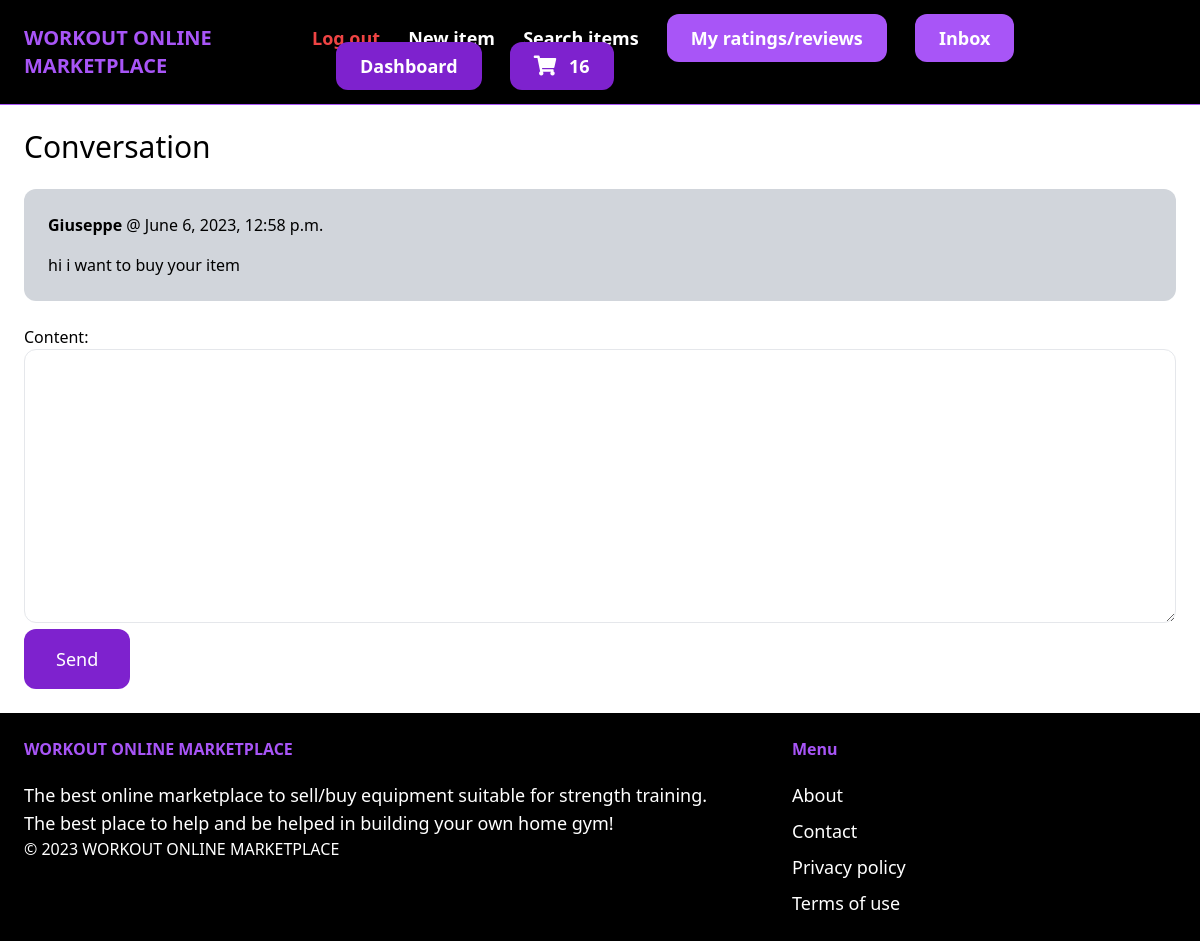
Page /inbox/3/ (signed in) on the committed database.
### core/models.py (models this page shows, shortened)
class Cart(models.Model):
    id = models.UUIDField(primary_key=True, default=uuid.uuid4)
    user = models.ForeignKey(User, on_delete=models.CASCADE)
    completed = models.BooleanField(default=False)
    @property
    def numOfItems(self):
        cartItems = self.cartItems.all()
        quantity = sum([item.quantity for item in cartItems])
        return quantity

class CartItem(models.Model):
    item = models.ForeignKey(Item, on_delete=models.CASCADE, related_name='itemsCart')
    cart = models.ForeignKey(Cart, on_delete=models.CASCADE, related_name='cartItems')
    quantity = models.IntegerField(default=0)

### conversation/models.py (models this page shows)
class ConversationMessage(models.Model):
    conversation = models.ForeignKey(Conversation, related_name='messages', on_delete=models.CASCADE)
    content = models.TextField()
    createdAt = models.DateTimeField(auto_now_add=True)
    createdBy = models.ForeignKey(User, related_name='createdMessages', on_delete=models.CASCADE)

### conversation/views.py (the view)
# urls.py: path('<int:pk>/', views.detail, name='detail'),
@login_required
def detail(request, pk):
    conversation = Conversation.objects.filter(members__in=[request.user.id]).get(pk=pk)
    cart = None
    if request.user.is_authenticated:
        cart, created = Cart.objects.get_or_create(user=request.user, completed=False)
    if request.method  == 'POST':
        form = ConversationMessageForm(request.POST)
        if form.is_valid():
            conversationMessage = form.save(commit=False)
            conversationMessage.conversation = conversation
            conversationMessage.createdBy = request.user
            conversationMessage.save()
            conversation.save()
            return redirect('conversation:detail', pk=pk)
    else:
        form = ConversationMessageForm()
    return render(request, 'conversation/detail.html', {
        'conversation': conversation,
        'form': form,
        'cart': cart,
    })

### conversation/forms.py
class ConversationMessageForm(forms.ModelForm):
    class Meta:
        model = ConversationMessage
        fields = ('content',)
        widgets = {
            'content': forms.Textarea(attrs={
                'class': 'w-full px-6 py-4 rounded-xl border',
            }),
        }

### conversation/templates/conversation/detail.html (shortened to what this page needs)
{% extends 'core/base.html' %}
{% block content %}
<h1 class="mb-6 text-3xl">Conversation</h1>
<div class="space-y-6">
    {% for message in conversation.messages.all %}
        <div class="p-6 flex  {% if message.createdBy == request.user %} bg-purple-500 {% else %} bg-gray-300 {% endif %} rounded-xl">
            <div>
                <p class="mb-4"><strong>{{ message.createdBy.username }}</strong> @ {{ message.createdAt }}</p>
                <p>{{ message.content }}</p>
            </div>
        </div>
    {% endfor %}
</div>
<form method="post" action="." class="mt-6">
    {{ form.as_p }}
    <button class="px-8 py-4 text-lg bg-purple-700 hover:bg-purple-900 rounded-xl text-white">Send</button>
</form>
{% endblock %}

### core/templates/core/base.html (shortened to what this page needs)
{% load static %}
<!DOCTYPE html>
<html lang="en">
    <head>
        <script src="https://cdn.tailwindcss.com"></script>
        <link rel="stylesheet" href="https://cdnjs.cloudflare.com/ajax/libs/font-awesome/5.15.3/css/all.min.css">
    </head>
    <body>
        <nav class="px-6 py-6 flex justify-between items-center border-b border-purple-500 bg-black">
            <a href="/" class="text-xl font-semibold text-purple-500">WORKOUT ONLINE MARKETPLACE</a>
            <div class="space-x-6">
                {% if request.user.is_authenticated %}
                    <a href="{% url 'core:logout' %}" class="text-lg text-red-500 font-semibold hover:text-purple-500">Log out</a>
                {% endif %}
                <a href="{% url 'item:new' %}" class="text-lg text-white font-semibold hover:text-purple-500">New item</a>
                <a href="{% url 'item:items' %}" class="text-lg text-white font-semibold hover:text-purple-500">Search items</a>
                {% if request.user.is_authenticated %}
                    <a href="{% url 'ratingsANDreviews:myRatingsAndMyReviews' %}" class="px-6 py-3 text-lg font-semibold bg-purple-500 text-white rounded-xl hover:bg-purple-700">My ratings/reviews</a>
                    <a href="{% url 'conversation:inbox' %}" class="px-6 py-3 text-lg font-semibold bg-purple-500 text-white rounded-xl hover:bg-purple-700">Inbox</a>
                    <a href="{% url 'dashboard:index' %}" class="px-6 py-3 text-lg font-semibold bg-purple-700 text-white rounded-xl hover:bg-purple-900">Dashboard</a>
                    <a href="{% url 'core:cart' %}" class="px-6 py-3 text-lg font-semibold bg-purple-700 text-white rounded-xl hover:bg-purple-900">
                        <span style="font-size: 20px; color: white; padding-right: 0.5rem;"><i class="fas fa-shopping-cart"></i></span>
                        <span id="numOfItems">{{cart.numOfItems}}</span>
                    </a>
                {% else %}
                    <a href="{% url 'core:signup' %}" class="px-6 py-3 text-lg font-semibold bg-purple-500 text-white rounded-xl hover:bg-purple-700">Sign up</a>
                    <a href="{% url 'core:login' %}" class="px-6 py-3 text-lg font-semibold bg-purple-700 text-white rounded-xl hover:bg-purple-900">Log in</a>
                {% endif %}
            </div>
        </nav>
        <div class="px-6 py-6">
            {% block content %}
            {% endblock %}
        </div>
        <footer class="px-6 py-6 flex justify-between bg-black">
            <div class="w-2/3 pr-10">
                <h3 class="mb-5 font-semibold text-purple-500">WORKOUT ONLINE MARKETPLACE</h3>
                <p class="text-lg text-white">The best online marketplace to sell/buy equipment suitable for strength training.</p>
                <p class="text-lg text-white">The best place to help and be helped in building your own home gym!</p>
                <p class="text-white font-thin">© 2023 WORKOUT ONLINE MARKETPLACE</p>
            </div>
            <div class="w-1/3">
                <h3 class="mb-5 font-semibold text-purple-500">Menu</h3>
                <ul class="space-y-2">
                    <li> <a href="#" class="text-lg text-white hover:text-purple-700">About</a> </li>
                    <li> <a href="{% url 'core:contact' %}" class="text-lg text-white hover:text-purple-700">Contact</a> </li>
                    <li> <a href="#" class="text-lg text-white hover:text-purple-700">Privacy policy</a> </li>
                    <li> <a href="#" class="text-lg text-white hover:text-purple-700">Terms of use</a> </li>
                </ul>
            </div>
        </footer>
    </body>
<html>

### rows in the picture
Cart: numOfItems "16"
ConversationMessage: createdBy.username "Giuseppe", createdAt "June 6, 2023, 12:58 p.m.", content "hi i want to buy your item"
